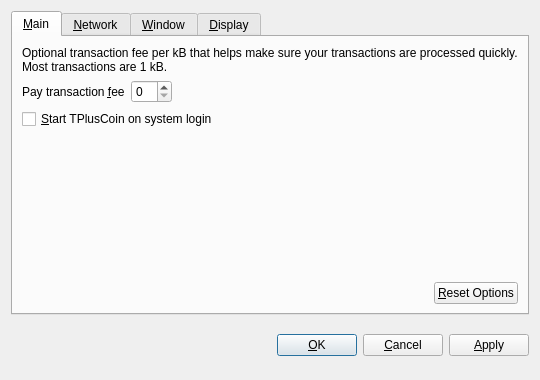
<?xml version="1.0" encoding="UTF-8"?>
<ui version="4.0">
 <class>OptionsDialog</class>
 <widget class="QDialog" name="OptionsDialog">
  <property name="geometry">
   <rect>
    <x>0</x>
    <y>0</y>
    <width>540</width>
    <height>380</height>
   </rect>
  </property>
  <property name="windowTitle">
   <string>Options</string>
  </property>
  <property name="modal">
   <bool>true</bool>
  </property>
  <layout class="QVBoxLayout" name="verticalLayout">
   <item>
    <widget class="QTabWidget" name="tabWidget">
     <property name="tabPosition">
      <enum>QTabWidget::North</enum>
     </property>
     <property name="currentIndex">
      <number>0</number>
     </property>
     <widget class="QWidget" name="tabMain">
      <attribute name="title">
       <string>&amp;Main</string>
      </attribute>
      <layout class="QVBoxLayout" name="verticalLayout_Main">
       <item>
        <widget class="QLabel" name="transactionFeeInfoLabel">
         <property name="text">
          <string>Optional transaction fee per kB that helps make sure your transactions are processed quickly. Most transactions are 1 kB.</string>
         </property>
         <property name="textFormat">
          <enum>Qt::PlainText</enum>
         </property>
         <property name="wordWrap">
          <bool>true</bool>
         </property>
        </widget>
       </item>
       <item>
        <layout class="QHBoxLayout" name="horizontalLayout_1_Main">
         <item>
          <widget class="QLabel" name="transactionFeeLabel">
           <property name="text">
            <string>Pay transaction &amp;fee</string>
           </property>
           <property name="textFormat">
            <enum>Qt::PlainText</enum>
           </property>
           <property name="buddy">
            <cstring>transactionFee</cstring>
           </property>
          </widget>
         </item>
         <item>
          <widget class="BitcoinAmountField" name="transactionFee"/>
         </item>
         <item>
          <spacer name="horizontalSpacer_1_Main">
           <property name="orientation">
            <enum>Qt::Horizontal</enum>
           </property>
           <property name="sizeHint" stdset="0">
            <size>
             <width>40</width>
             <height>20</height>
            </size>
           </property>
          </spacer>
         </item>
        </layout>
       </item>
       <item>
        <widget class="QCheckBox" name="bitcoinAtStartup">
         <property name="toolTip">
          <string>Automatically start TPlusCoin after logging in to the system.</string>
         </property>
         <property name="text">
          <string>&amp;Start TPlusCoin on system login</string>
         </property>
        </widget>
       </item>
       <item>
        <spacer name="verticalSpacer_Main">
         <property name="orientation">
          <enum>Qt::Vertical</enum>
         </property>
         <property name="sizeHint" stdset="0">
          <size>
           <width>20</width>
           <height>40</height>
          </size>
         </property>
        </spacer>
       </item>
       <item>
        <layout class="QHBoxLayout" name="horizontalLayout_2_Main">
         <item>
          <spacer name="horizontalSpacer_2_Main">
           <property name="orientation">
            <enum>Qt::Horizontal</enum>
           </property>
           <property name="sizeHint" stdset="0">
            <size>
             <width>40</width>
             <height>20</height>
            </size>
           </property>
          </spacer>
         </item>
         <item>
          <widget class="QPushButton" name="resetButton">
           <property name="toolTip">
            <string>Reset all client options to default.</string>
           </property>
           <property name="text">
            <string>&amp;Reset Options</string>
           </property>
           <property name="autoDefault">
            <bool>false</bool>
           </property>
          </widget>
         </item>
        </layout>
       </item>
      </layout>
     </widget>
     <widget class="QWidget" name="tabNetwork">
      <attribute name="title">
       <string>&amp;Network</string>
      </attribute>
      <layout class="QVBoxLayout" name="verticalLayout_Network">
       <item>
        <widget class="QCheckBox" name="mapPortUpnp">
         <property name="toolTip">
          <string>Automatically open the TPlusCoin client port on the router. This only works when your router supports UPnP and it is enabled.</string>
         </property>
         <property name="text">
          <string>Map port using &amp;UPnP</string>
         </property>
        </widget>
       </item>
       <item>
        <widget class="QCheckBox" name="connectSocks">
         <property name="toolTip">
          <string>Connect to the TPlusCoin network through a SOCKS proxy (e.g. when connecting through Tor).</string>
         </property>
         <property name="text">
          <string>&amp;Connect through SOCKS proxy:</string>
         </property>
        </widget>
       </item>
       <item>
        <layout class="QHBoxLayout" name="horizontalLayout_Network">
         <item>
          <widget class="QLabel" name="proxyIpLabel">
           <property name="text">
            <string>Proxy &amp;IP:</string>
           </property>
           <property name="textFormat">
            <enum>Qt::PlainText</enum>
           </property>
           <property name="buddy">
            <cstring>proxyIp</cstring>
           </property>
          </widget>
         </item>
         <item>
          <widget class="QValidatedLineEdit" name="proxyIp">
           <property name="maximumSize">
            <size>
             <width>140</width>
             <height>16777215</height>
            </size>
           </property>
           <property name="toolTip">
            <string>IP address of the proxy (e.g. 127.0.0.1)</string>
           </property>
          </widget>
         </item>
         <item>
          <widget class="QLabel" name="proxyPortLabel">
           <property name="text">
            <string>&amp;Port:</string>
           </property>
           <property name="textFormat">
            <enum>Qt::PlainText</enum>
           </property>
           <property name="buddy">
            <cstring>proxyPort</cstring>
           </property>
          </widget>
         </item>
         <item>
          <widget class="QLineEdit" name="proxyPort">
           <property name="maximumSize">
            <size>
             <width>55</width>
             <height>16777215</height>
            </size>
           </property>
           <property name="toolTip">
            <string>Port of the proxy (e.g. 9050)</string>
           </property>
          </widget>
         </item>
         <item>
          <widget class="QLabel" name="socksVersionLabel">
           <property name="text">
            <string>SOCKS &amp;Version:</string>
           </property>
           <property name="textFormat">
            <enum>Qt::PlainText</enum>
           </property>
           <property name="buddy">
            <cstring>socksVersion</cstring>
           </property>
          </widget>
         </item>
         <item>
          <widget class="QValueComboBox" name="socksVersion">
           <property name="toolTip">
            <string>SOCKS version of the proxy (e.g. 5)</string>
           </property>
          </widget>
         </item>
         <item>
          <spacer name="horizontalSpacer_Network">
           <property name="orientation">
            <enum>Qt::Horizontal</enum>
           </property>
           <property name="sizeHint" stdset="0">
            <size>
             <width>40</width>
             <height>20</height>
            </size>
           </property>
          </spacer>
         </item>
        </layout>
       </item>
       <item>
        <spacer name="verticalSpacer_Network">
         <property name="orientation">
          <enum>Qt::Vertical</enum>
         </property>
         <property name="sizeHint" stdset="0">
          <size>
           <width>20</width>
           <height>40</height>
          </size>
         </property>
        </spacer>
       </item>
      </layout>
     </widget>
     <widget class="QWidget" name="tabWindow">
      <attribute name="title">
       <string>&amp;Window</string>
      </attribute>
      <layout class="QVBoxLayout" name="verticalLayout_Window">
       <item>
        <widget class="QCheckBox" name="minimizeToTray">
         <property name="toolTip">
          <string>Show only a tray icon after minimizing the window.</string>
         </property>
         <property name="text">
          <string>&amp;Minimize to the tray instead of the taskbar</string>
         </property>
        </widget>
       </item>
       <item>
        <widget class="QCheckBox" name="minimizeOnClose">
         <property name="toolTip">
          <string>Minimize instead of exit the application when the window is closed. When this option is enabled, the application will be closed only after selecting Quit in the menu.</string>
         </property>
         <property name="text">
          <string>M&amp;inimize on close</string>
         </property>
        </widget>
       </item>
       <item>
        <spacer name="verticalSpacer_Window">
         <property name="orientation">
          <enum>Qt::Vertical</enum>
         </property>
         <property name="sizeHint" stdset="0">
          <size>
           <width>20</width>
           <height>40</height>
          </size>
         </property>
        </spacer>
       </item>
      </layout>
     </widget>
     <widget class="QWidget" name="tabDisplay">
      <attribute name="title">
       <string>&amp;Display</string>
      </attribute>
      <layout class="QVBoxLayout" name="verticalLayout_Display">
       <item>
        <layout class="QHBoxLayout" name="horizontalLayout_1_Display">
         <item>
          <widget class="QLabel" name="langLabel">
           <property name="text">
            <string>User Interface &amp;language:</string>
           </property>
           <property name="textFormat">
            <enum>Qt::PlainText</enum>
           </property>
           <property name="buddy">
            <cstring>lang</cstring>
           </property>
          </widget>
         </item>
         <item>
          <widget class="QValueComboBox" name="lang">
           <property name="toolTip">
            <string>The user interface language can be set here. This setting will take effect after restarting TPlusCoin.</string>
           </property>
          </widget>
         </item>
        </layout>
       </item>
       <item>
        <layout class="QHBoxLayout" name="horizontalLayout_2_Display">
         <item>
          <widget class="QLabel" name="unitLabel">
           <property name="text">
            <string>&amp;Unit to show amounts in:</string>
           </property>
           <property name="textFormat">
            <enum>Qt::PlainText</enum>
           </property>
           <property name="buddy">
            <cstring>unit</cstring>
           </property>
          </widget>
         </item>
         <item>
          <widget class="QValueComboBox" name="unit">
           <property name="toolTip">
            <string>Choose the default subdivision unit to show in the interface and when sending coins.</string>
           </property>
          </widget>
         </item>
        </layout>
       </item>
       <item>
        <widget class="QCheckBox" name="displayAddresses">
         <property name="toolTip">
          <string>Whether to show TPlusCoin addresses in the transaction list or not.</string>
         </property>
         <property name="text">
          <string>&amp;Display addresses in transaction list</string>
         </property>
        </widget>
       </item>
       <item>
        <widget class="QCheckBox" name="coinControlFeatures">
         <property name="toolTip">
          <string>Whether to show coin control features or not.</string>
         </property>
         <property name="text">
          <string>Display coin &amp;control features (experts only!)</string>
         </property>
        </widget>
       </item>
       <item>
        <spacer name="verticalSpacer_Display">
         <property name="orientation">
          <enum>Qt::Vertical</enum>
         </property>
         <property name="sizeHint" stdset="0">
          <size>
           <width>20</width>
           <height>40</height>
          </size>
         </property>
        </spacer>
       </item>
      </layout>
     </widget>
    </widget>
   </item>
   <item>
    <layout class="QHBoxLayout" name="horizontalLayout_Buttons">
     <item>
      <spacer name="horizontalSpacer_1">
       <property name="orientation">
        <enum>Qt::Horizontal</enum>
       </property>
       <property name="sizeHint" stdset="0">
        <size>
         <width>40</width>
         <height>48</height>
        </size>
       </property>
      </spacer>
     </item>
     <item>
      <widget class="QLabel" name="statusLabel">
       <property name="font">
        <font>
         <weight>75</weight>
         <bold>true</bold>
        </font>
       </property>
       <property name="text">
        <string/>
       </property>
       <property name="textFormat">
        <enum>Qt::PlainText</enum>
       </property>
       <property name="wordWrap">
        <bool>true</bool>
       </property>
      </widget>
     </item>
     <item>
      <spacer name="horizontalSpacer_2">
       <property name="orientation">
        <enum>Qt::Horizontal</enum>
       </property>
       <property name="sizeHint" stdset="0">
        <size>
         <width>40</width>
         <height>48</height>
        </size>
       </property>
      </spacer>
     </item>
     <item>
      <widget class="QPushButton" name="okButton">
       <property name="text">
        <string>&amp;OK</string>
       </property>
      </widget>
     </item>
     <item>
      <widget class="QPushButton" name="cancelButton">
       <property name="text">
        <string>&amp;Cancel</string>
       </property>
       <property name="autoDefault">
        <bool>false</bool>
       </property>
      </widget>
     </item>
     <item>
      <widget class="QPushButton" name="applyButton">
       <property name="text">
        <string>&amp;Apply</string>
       </property>
       <property name="autoDefault">
        <bool>false</bool>
       </property>
      </widget>
     </item>
    </layout>
   </item>
  </layout>
 </widget>
 <customwidgets>
  <customwidget>
   <class>BitcoinAmountField</class>
   <extends>QSpinBox</extends>
   <header>bitcoinamountfield.h</header>
  </customwidget>
  <customwidget>
   <class>QValueComboBox</class>
   <extends>QComboBox</extends>
   <header>qvaluecombobox.h</header>
  </customwidget>
  <customwidget>
   <class>QValidatedLineEdit</class>
   <extends>QLineEdit</extends>
   <header>qvalidatedlineedit.h</header>
  </customwidget>
 </customwidgets>
 <resources/>
 <connections/>
</ui>
